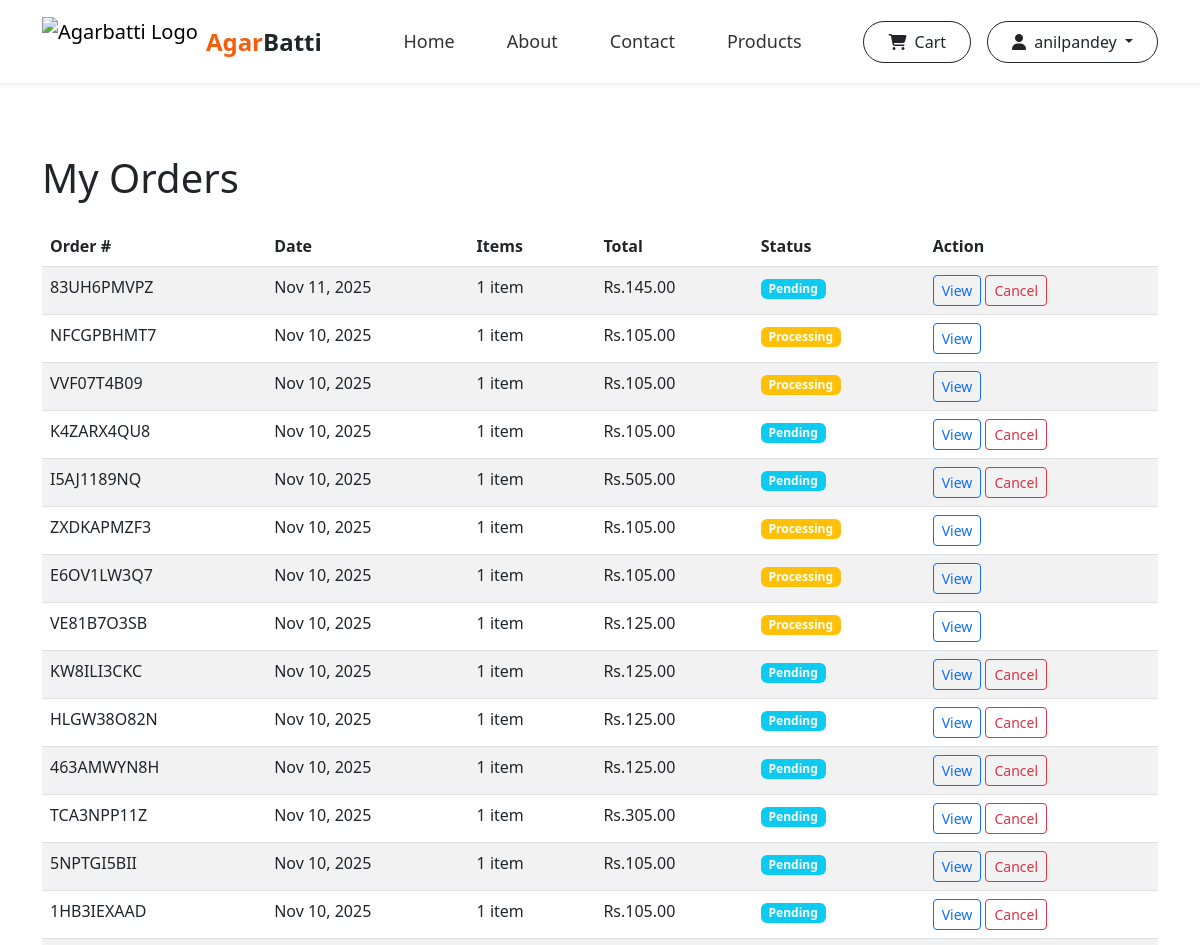
/orders/history/ (signed in, upper part), run on an earlier commit of the app's database.
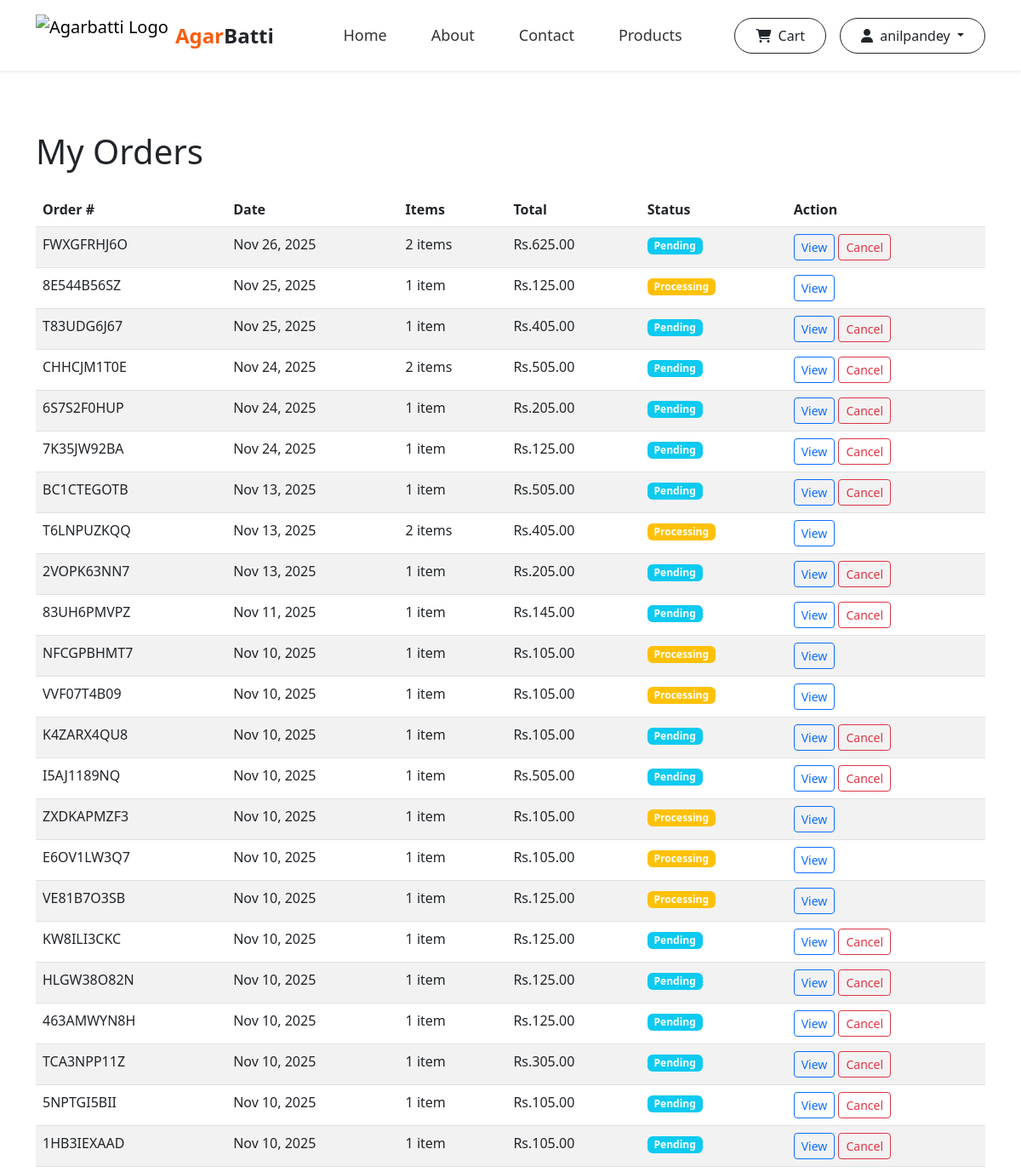
And on a later commit of the database.
### order/models.py (models this page shows, shortened)
class Order(models.Model):
    PENDING = 'Pending'
    PROCESSING = 'Processing'
    SHIPPED = 'Shipped'
    DELIVERED = 'Delivered'
    CANCELLED = 'Cancelled'
    STATUS_CHOICES = [
        (PENDING, 'Pending'),
        (PROCESSING, 'Processing'),
        (SHIPPED, 'Shipped'),
        (DELIVERED, 'Delivered'),
        (CANCELLED, 'Cancelled'),
    ]
    ESEWA = 'eSewa'
    CASH_ON_DELIVERY = 'Cash on Delivery'
    PAYMENT_METHOD_CHOICES = [
        (ESEWA, 'eSewa'),
        (CASH_ON_DELIVERY, 'Cash on Delivery'),
    ]
    PAYMENT_PENDING = 'Pending'
    PAYMENT_PAID = 'Paid'
    PAYMENT_FAILED = 'Failed'
    PAYMENT_STATUS_CHOICES = [
        (PAYMENT_PENDING, 'Pending'),
        (PAYMENT_PAID, 'Paid'),
        (PAYMENT_FAILED, 'Failed'),
    ]
    phone_validator = RegexValidator(
        regex=r'^(97|98)\d{8}$',
        message='Enter a valid Nepali 10-digit mobile number starting with 97 or 98.'
    )
    user = models.ForeignKey(settings.AUTH_USER_MODEL, on_delete=models.CASCADE)
    order_number = models.CharField(max_length=20, unique=True)
    status = models.CharField(max_length=20, choices=STATUS_CHOICES, default=PENDING)
    total = models.DecimalField(max_digits=10, decimal_places=2)
    created_at = models.DateTimeField(auto_now_add=True)
    updated_at = models.DateTimeField(auto_now=True)
    shipping_address = models.TextField()
    phone = models.CharField(max_length=10, validators=[phone_validator])
    notes = models.TextField(blank=True)
    payment_method = models.CharField(
        max_length=50,
        choices=PAYMENT_METHOD_CHOICES,
        default=CASH_ON_DELIVERY
    )
    esewa_ref_id = models.CharField(max_length=100, blank=True, null=True)
    is_payment_verified = models.BooleanField(default=False)
    payment_status = models.CharField(
        max_length=20,
        choices=PAYMENT_STATUS_CHOICES,
        default=PAYMENT_PENDING
    )

### order/views.py (the view)
# urls.py: path('history/', views.order_history, name='order_history'),
@login_required
def order_history(request):
    orders = Order.objects.filter(user=request.user).order_by('-created_at')
    return render(request, 'order/order_history.html', {'orders': orders})

### order/templates/order/order_history.html (shortened to what this page needs)
{% extends 'main/base.html' %}
{% block content %}
<div class="container py-5">
    <h1 class="mb-4">My Orders</h1>
    {% if orders %}
    <div class="table-responsive">
        <table class="table table-striped">
            <thead>
                <tr>
                    <th>Order #</th>
                    <th>Date</th>
                    <th>Items</th>
                    <th>Total</th>
                    <th>Status</th>
                    <th>Action</th>
                </tr>
            </thead>
            <tbody>
                {% for order in orders %}
                <tr>
                    <td>{{ order.order_number }}</td>
                    <td>{{ order.created_at|date:"M d, Y" }}</td>
                    <td>{{ order.items.count }} item{{ order.items.count|pluralize }}</td>
                    <td>Rs.{{ order.total }}</td>
                    <td>
                        <span class="badge
                            {% if order.status == 'Delivered' %}bg-success
                            {% elif order.status == 'Cancelled' %}bg-danger
                            {% elif order.status == 'Processing' %}bg-warning
                            {% else %}bg-info{% endif %}">
                            {{ order.status }}
                        </span>
                    </td>
                    <td>
                        <a href="{% url 'order_detail' order.id %}" class="btn btn-sm btn-outline-primary">View</a>
                        {% if order.status == 'Pending' %}
                        <a href="{% url 'cancel_order' order.id %}" class="btn btn-sm btn-outline-danger">Cancel</a>
                        {% endif %}
                    </td>
                </tr>
                {% endfor %}
            </tbody>
        </table>
    </div>
    {% else %}
    <div class="alert alert-info">
        You haven't purchased any agarbatti yet. <a href="{% url 'item_list' %}">Shop now</a> to get started.
    </div>
    {% endif %}
</div>
{% endblock %}

### main/templates/main/base.html (shortened to what this page needs)
<!DOCTYPE html>
<html lang="en">
<head>
    <link href="https://cdn.jsdelivr.net/npm/bootstrap@5.3.0/dist/css/bootstrap.min.css" rel="stylesheet">
    <link rel="stylesheet" href="https://cdnjs.cloudflare.com/ajax/libs/font-awesome/6.4.0/css/all.min.css">
    {% load static %}
    <link rel="stylesheet" href="{% static 'main/css/style.css' %}">
</head>
<body>
    <header>
      <nav class="navbar navbar-expand-lg bg-white fixed-top shadow-sm">
            <div class="container">
                <div class="d-flex align-items-center">
                    <a class="navbar-brand d-flex align-items-center" href="{% url 'home' %}">
                    <img src="{% static 'main/images/logo1.png' %}" alt="Agarbatti Logo" class="logo-img me-2">
                    <span class="fw-bold brand-text">Agar<span class="text-dark">Batti</span></span>
                    </a>
                </div>
                <div class="offcanvas offcanvas-end" tabindex="-1" id="offcanvasNavbar" aria-labelledby="offcanvasNavbarLabel">
                    <div class="offcanvas-body">
                        <ul class="navbar-nav justify-content-center flex-grow-1 mb-3 mb-lg-0">
                            <li class="nav-item">
                                <a class="nav-link px-2 px-lg-3" href="{% url 'home' %}#home-section">Home</a>
                            </li>
                            <li class="nav-item">
                                <a class="nav-link px-2 px-lg-3" href="{% url 'home' %}#about-section">About</a>
                            </li>
                            <li class="nav-item">
                                <a class="nav-link px-2 px-lg-3" href="{% url 'home' %}#contact-section">Contact</a>
                            </li>
                            <li class="nav-item">
                                <a class="nav-link px-2 px-lg-3" href="{% url 'product_list' %}">Products</a>
                            </li>
                        </ul>
                        <div class="d-flex flex-column flex-lg-row align-items-center gap-3">
                            {% if user.is_authenticated %}
                                <a href="{% url 'cart_detail' %}" class="btn btn-outline-dark rounded-pill px-3 px-lg-4 py-2 w-100 w-lg-auto text-center">
                                    <i class="fas fa-shopping-cart me-1"></i>
                                    {% with total_items=cart|length %}
                                        {% if total_items > 0 %}
                                            {{ total_items }} item{{ total_items|pluralize }}
                                        {% else %}
                                            Cart
                                        {% endif %}
                                    {% endwith %}
                                </a>
                                <div class="dropdown">
                                    <a class="btn btn-outline-dark rounded-pill px-3 px-lg-4 py-2 dropdown-toggle w-100 w-lg-auto text-center"
                                       href="#" role="button" data-bs-toggle="dropdown">
                                        <i class="fas fa-user me-1"></i> {{ user.username }}
                                    </a>
                                </div>
                            {% endif %}
                        </div>
                    </div>
                </div>
            </div>
        </nav>
    </header>
    {% block content %}{% endblock %}
</body>
</html>

### main/static/main/css/style.css (style rules this page uses)
.nav-link { margin-left:20px; padding:20px; font-weight: 500; font-size: large; }
.navbar-brand { margin-right:0px; }
span { color: #f65d0e; font-weight: bold; }
.btn { margin: 0; }

### main/templates/main/base.html (style rules this page uses)
body, html { margin: 0; padding-top: 20px; }
header { padding-bottom: 50px; }
.navbar { box-shadow: 0 2px 10px rgba(0, 0, 0, 0.1); }
.logo-img { height: 50px; width: auto; transition: transform 0.3s ease; }
.brand-text { font-size: 1.5rem; line-height: 1; font-weight: 500; }
.nav-link { font-weight: 500; color: #333 !important; transition: color 0.3s ease; position: relative; }
.nav-link::after { content: ''; position: absolute; bottom: 0; left: 50%; width: 0; height: 2px; background: #f65a08; transition: all 0.3s ease; transform: translateX(-50%); }

What changed in the data, as far as the page shows it:
added Order: order_number "FWXGFRHJ6O", created_at "Nov 26, 2025", items.count "2", total "625.00", status "Pending", shows "Cancel"
added Order: order_number "8E544B56SZ", created_at "Nov 25, 2025", items.count "1", total "125.00", status "Processing"
added Order: order_number "T83UDG6J67", created_at "Nov 25, 2025", items.count "1", total "405.00", status "Pending", shows "Cancel"
added Order: order_number "CHHCJM1T0E", created_at "Nov 24, 2025", items.count "2", total "505.00", status "Pending", shows "Cancel"
added Order: order_number "6S7S2F0HUP", created_at "Nov 24, 2025", items.count "1", total "205.00", status "Pending", shows "Cancel"
added Order: order_number "7K35JW92BA", created_at "Nov 24, 2025", items.count "1", total "125.00", status "Pending", shows "Cancel"
added Order: order_number "BC1CTEGOTB", created_at "Nov 13, 2025", items.count "1", total "505.00", status "Pending", shows "Cancel"
added Order: order_number "T6LNPUZKQQ", created_at "Nov 13, 2025", items.count "2", total "405.00", status "Processing"
added Order: order_number "2VOPK63NN7", created_at "Nov 13, 2025", items.count "1", total "205.00", status "Pending", shows "Cancel"
